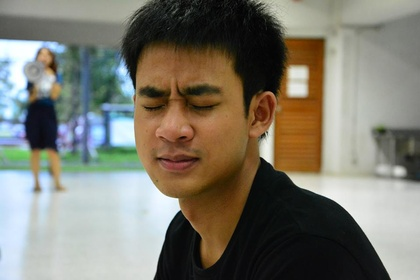
%> input picture raw_data/Parn.jpg, 420 x 280 px, shrunk from 960 x 640 before the run
$ octave AddOrMultiply.m   (GNU Octave 9; MATLAB toolbox functions it lacks are replaced by stand-ins)
%> lines starting %> are read from the running program, lines starting %| are printed output that depends on the picture
### project6/setContrast.m
%%
% type 1: Add Value
% type 2: Multiply
%%
function newData = setContrast(pic,value,type)

if type==1  % Add contrast
    newData = pic+value;
elseif type==2  % Multiple contrast
    newData = pic*value;
else
    fprintf('Error');
end

### project6/myBW.m
function myHist = myBW(Y,n)
if nargin == 1
    myHist = zeros(size(Y,1),1);
else
    myHist = zeros(n,1);
end
for i=1:size(Y,1)
    for j=1:size(Y,2)
        myHist(Y(i,j)+1,1) = myHist(Y(i,j)+1,1)+1;
    end
end

### project6/AddOrMultiply.m
clear all
clc
close all
%%
addpath(genpath('../Point operations/Original photo'))
Y = rgb2gray(imread('Parn.jpg'));
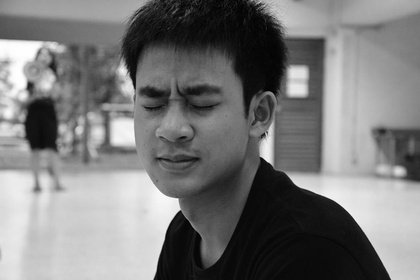
%> Y: size 280x420 uint8; min 0, max 255, mean 121.5

value = 2;
pic_1 = Y;
pic_2 = setContrast(Y,value,1);
pic_3 = setContrast(Y,value,2);
%> call 2 of setContrast, with value = 2, type = 2
%> in setContrast (call 2), `newData = pic*value;`:
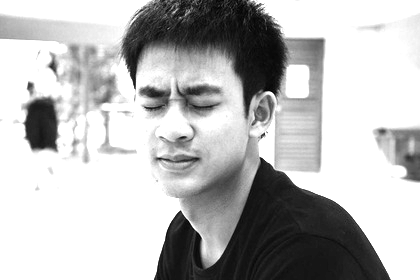
%> newData: size 280x420 uint8; min 0, max 255, mean 185.6
%%

subplot(3,2,1)
imshow(pic_1)
title('Original : Grey scale image')
subplot(3,2,2)
data_A = myBW(pic_1);
%> after the loop in myBW, `for i=1:size(Y,1)`: myHist = 280 values, max 2258 at index 12, min 0 at index 256, mean 420
%> data_A has the same summary as myHist in myBW
bar(data_A)
title('Histogram : original image')
xlim([0 255])

subplot(3,2,3)
imshow(pic_2)
title('Add : Grey scale image')
subplot(3,2,4)
data_B = myBW(pic_2);
%> data_B = 280 values, max 2258 at index 14, min 0 at index 1, mean 420
bar(data_B)
title('Histogram : add image')
xlim([0 255])

subplot(3,2,5)
imshow(pic_3)
title('Multiply : Grey scale image')
subplot(3,2,6)
data_C = myBW(pic_3);
%> data_C = 280 values, max 56711 at index 255, min 0 at index 2, mean 420
bar(data_C)
title('Histogram : multiply image')
xlim([0 255])
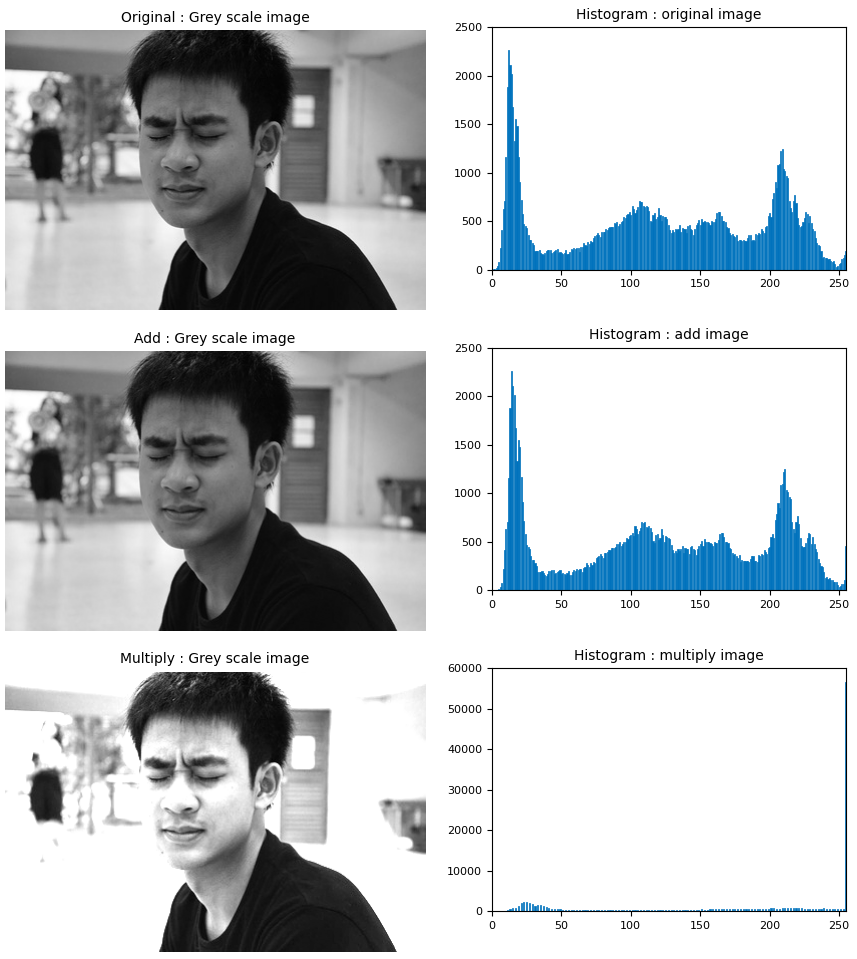
%> figure redrawn from the program's plot data, 6 panels

$ run again, with raw_data/Lhon.jpg copied over raw_data/Parn.jpg
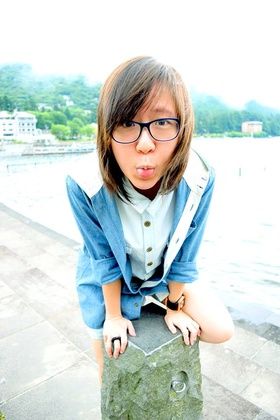
%> input picture raw_data/Lhon.jpg, 280 x 420 px, shrunk from 641 x 960 before the run
%> `Y = rgb2gray(imread('Parn.jpg'));`:
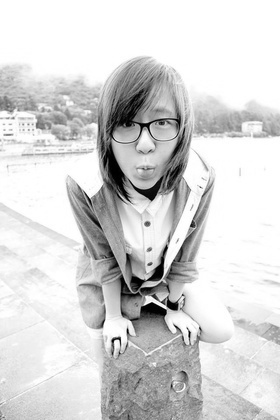
%> Y: size 420x280 uint8; min 0, max 255, mean 214.2
%> in setContrast (call 2), `newData = pic*value;`:
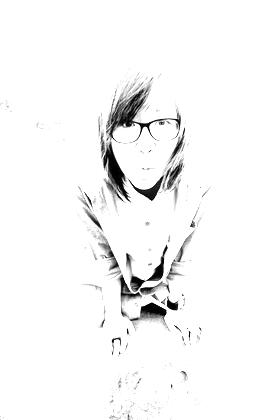
%> newData: size 420x280 uint8; min 0, max 255, mean 246.6
%> after the loop in myBW, `for i=1:size(Y,1)`: myHist = 420 values, max 37570 at index 255, min 0 at index 256, mean 280
%> data_A has the same summary as myHist in myBW
%> data_B = 420 values, max 42564 at index 255, min 0 at index 1, mean 280
%> data_C = 420 values, max 108545 at index 255, min 0 at index 2, mean 280

$ run again, with raw_data/Ping.jpg copied over raw_data/Parn.jpg
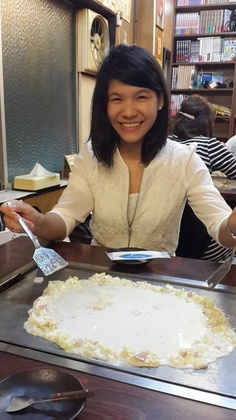
%> input picture raw_data/Ping.jpg, 236 x 420 px, shrunk from 540 x 960 before the run
%> `Y = rgb2gray(imread('Parn.jpg'));`:
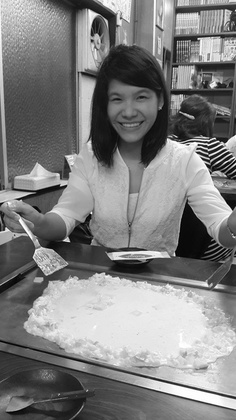
%> Y: size 420x236 uint8; min 0, max 255, mean 127.9
%> in setContrast (call 2), `newData = pic*value;`:
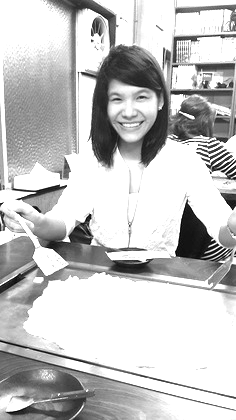
%> newData: size 420x236 uint8; min 0, max 255, mean 196.6
%> after the loop in myBW, `for i=1:size(Y,1)`: myHist = 420 values, max 891 at index 233, min 0 at index 256, mean 236
%> data_A has the same summary as myHist in myBW
%> data_B = 420 values, max 891 at index 235, min 0 at index 1, mean 236
%> data_C = 420 values, max 48225 at index 255, min 0 at index 2, mean 236
